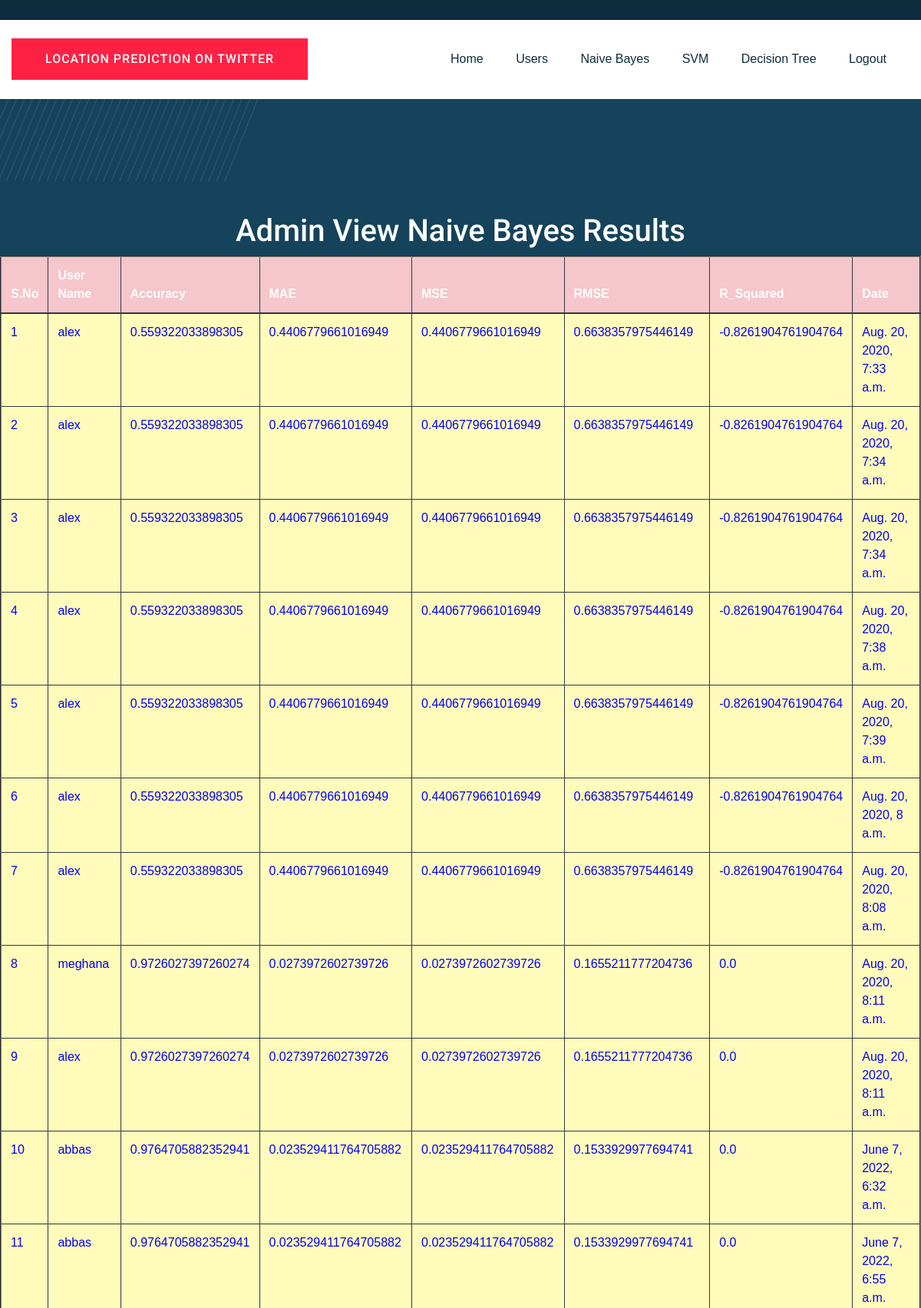
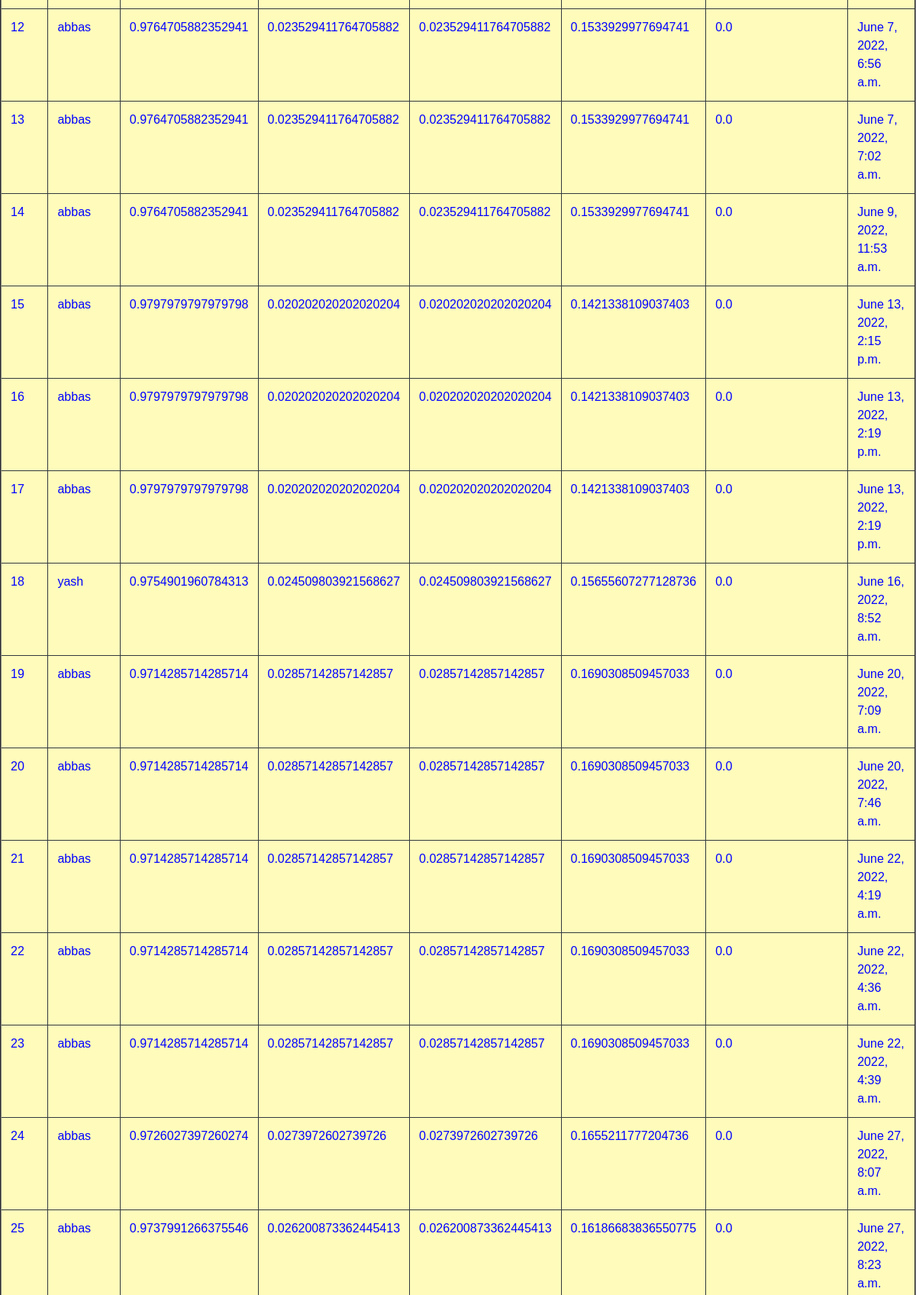
Screenshot of /AdminNaiveBayes/ (upper part) with the database file from the repository (2 pictures, top to bottom).
### users/models.py (models this page shows, shortened)
class UserAlgorithmResultsModel(models.Model):
    username = models.CharField(max_length=100)
    algorithmname = models.CharField(max_length=100)
    accuracy = models.FloatField()
    mae = models.FloatField()
    mse = models.FloatField()
    rmse = models.FloatField()
    r_squared = models.FloatField()
    cdate = models.DateTimeField(auto_now_add=True)
    class Meta:
        db_table = "AlgorithmResults"

### admins/views.py (the view)
# urls.py: path("AdminNaiveBayes/", admins.AdminNaiveBayes, name="AdminNaiveBayes"),
def AdminNaiveBayes(request):
    data = UserAlgorithmResultsModel.objects.filter(algorithmname="Naive Bayes")
    return render(request,'admins/AdminNaiveBayes.html',{'data':data})

### assets/templates/admins/AdminNaiveBayes.html
{%extends 'admins/adminbase.html'%}
{%load static%}
{%block contents%}
    <div class="testimonial-area testimonial-padding" data-background="{%static 'img/gallery/section_bg04.jpg'%}">
        <div class="container ">
            <div class="row d-flex justify-content-center">
                                   <h1><font color="WHITE">Admin View Naive Bayes Results</font></h1>
                                         <table border="2px" class="table table-hover table-dark">
                    <thead>
                    <tr class="table-danger">
                        <th scope="col">S.No</th>
                        <th scope="col">User Name</th>
                        <th scope="col">Accuracy</th>
                        <th scope="col">MAE</th>
                        <th scope="col">MSE</th>
                        <th scope="col">RMSE</th>
                        <th scope="col">R_Squared</th>
                        <th scope="col">Date</th>
                    </tr>
                    </thead>
                    <tbody>
                    {% for i in data %}
                    <tr scope="row" style="color: BLUE; background-color:#FFFCBB">
                        <td>{{forloop.counter}}</td>
                        <td>{{i.username}}</td>
                        <td>{{i.accuracy}}</td>
                        <td>{{i.mae}}</td>
                        <td>{{i.mse}}</td>
                        <td>{{i.rmse}}</td>
                        <td>{{i.r_squared}}</td>
                        <td>{{i.cdate}}</td>
                    </tr>
                    {% endfor %}
                    </tbody>
                </table>
            </div>
        </div>
    </div>
{%endblock%}

### rows the page displays
UserAlgorithmResultsModel: username "alex", accuracy "0.559322033898305", mae "0.4406779661016949", mse "0.4406779661016949", rmse "0.6638357975446149", r_squared "-0.8261904761904764", cdate "Aug. 20, 2020, 7:33 a.m."
UserAlgorithmResultsModel: username "alex", accuracy "0.559322033898305", mae "0.4406779661016949", mse "0.4406779661016949", rmse "0.6638357975446149", r_squared "-0.8261904761904764", cdate "Aug. 20, 2020, 7:34 a.m."
UserAlgorithmResultsModel: username "alex", accuracy "0.559322033898305", mae "0.4406779661016949", mse "0.4406779661016949", rmse "0.6638357975446149", r_squared "-0.8261904761904764", cdate "Aug. 20, 2020, 7:34 a.m."
UserAlgorithmResultsModel: username "alex", accuracy "0.559322033898305", mae "0.4406779661016949", mse "0.4406779661016949", rmse "0.6638357975446149", r_squared "-0.8261904761904764", cdate "Aug. 20, 2020, 7:38 a.m."
UserAlgorithmResultsModel: username "alex", accuracy "0.559322033898305", mae "0.4406779661016949", mse "0.4406779661016949", rmse "0.6638357975446149", r_squared "-0.8261904761904764", cdate "Aug. 20, 2020, 7:39 a.m."
UserAlgorithmResultsModel: username "alex", accuracy "0.559322033898305", mae "0.4406779661016949", mse "0.4406779661016949", rmse "0.6638357975446149", r_squared "-0.8261904761904764", cdate "Aug. 20, 2020, 8 a.m."
UserAlgorithmResultsModel: username "alex", accuracy "0.559322033898305", mae "0.4406779661016949", mse "0.4406779661016949", rmse "0.6638357975446149", r_squared "-0.8261904761904764", cdate "Aug. 20, 2020, 8:08 a.m."
UserAlgorithmResultsModel: username "meghana", accuracy "0.9726027397260274", mae "0.0273972602739726", mse "0.0273972602739726", rmse "0.1655211777204736", r_squared "0.0", cdate "Aug. 20, 2020, 8:11 a.m."
UserAlgorithmResultsModel: username "alex", accuracy "0.9726027397260274", mae "0.0273972602739726", mse "0.0273972602739726", rmse "0.1655211777204736", r_squared "0.0", cdate "Aug. 20, 2020, 8:11 a.m."
UserAlgorithmResultsModel: username "abbas", accuracy "0.9764705882352941", mae "0.023529411764705882", mse "0.023529411764705882", rmse "0.1533929977694741", r_squared "0.0", cdate "June 7, 2022, 6:32 a.m."
UserAlgorithmResultsModel: username "abbas", accuracy "0.9764705882352941", mae "0.023529411764705882", mse "0.023529411764705882", rmse "0.1533929977694741", r_squared "0.0", cdate "June 7, 2022, 6:55 a.m."
UserAlgorithmResultsModel: username "abbas", accuracy "0.9764705882352941", mae "0.023529411764705882", mse "0.023529411764705882", rmse "0.1533929977694741", r_squared "0.0", cdate "June 7, 2022, 6:56 a.m."
UserAlgorithmResultsModel: username "abbas", accuracy "0.9764705882352941", mae "0.023529411764705882", mse "0.023529411764705882", rmse "0.1533929977694741", r_squared "0.0", cdate "June 7, 2022, 7:02 a.m."
UserAlgorithmResultsModel: username "abbas", accuracy "0.9764705882352941", mae "0.023529411764705882", mse "0.023529411764705882", rmse "0.1533929977694741", r_squared "0.0", cdate "June 9, 2022, 11:53 a.m."
UserAlgorithmResultsModel: username "abbas", accuracy "0.9797979797979798", mae "0.020202020202020204", mse "0.020202020202020204", rmse "0.1421338109037403", r_squared "0.0", cdate "June 13, 2022, 2:15 p.m."
UserAlgorithmResultsModel: username "abbas", accuracy "0.9797979797979798", mae "0.020202020202020204", mse "0.020202020202020204", rmse "0.1421338109037403", r_squared "0.0", cdate "June 13, 2022, 2:19 p.m."
UserAlgorithmResultsModel: username "abbas", accuracy "0.9797979797979798", mae "0.020202020202020204", mse "0.020202020202020204", rmse "0.1421338109037403", r_squared "0.0", cdate "June 13, 2022, 2:19 p.m."
UserAlgorithmResultsModel: username "yash", accuracy "0.9754901960784313", mae "0.024509803921568627", mse "0.024509803921568627", rmse "0.15655607277128736", r_squared "0.0", cdate "June 16, 2022, 8:52 a.m."
UserAlgorithmResultsModel: username "abbas", accuracy "0.9714285714285714", mae "0.02857142857142857", mse "0.02857142857142857", rmse "0.1690308509457033", r_squared "0.0", cdate "June 20, 2022, 7:09 a.m."
UserAlgorithmResultsModel: username "abbas", accuracy "0.9714285714285714", mae "0.02857142857142857", mse "0.02857142857142857", rmse "0.1690308509457033", r_squared "0.0", cdate "June 20, 2022, 7:46 a.m."
UserAlgorithmResultsModel: username "abbas", accuracy "0.9714285714285714", mae "0.02857142857142857", mse "0.02857142857142857", rmse "0.1690308509457033", r_squared "0.0", cdate "June 22, 2022, 4:19 a.m."
UserAlgorithmResultsModel: username "abbas", accuracy "0.9714285714285714", mae "0.02857142857142857", mse "0.02857142857142857", rmse "0.1690308509457033", r_squared "0.0", cdate "June 22, 2022, 4:36 a.m."
UserAlgorithmResultsModel: username "abbas", accuracy "0.9714285714285714", mae "0.02857142857142857", mse "0.02857142857142857", rmse "0.1690308509457033", r_squared "0.0", cdate "June 22, 2022, 4:39 a.m."
UserAlgorithmResultsModel: username "abbas", accuracy "0.9726027397260274", mae "0.0273972602739726", mse "0.0273972602739726", rmse "0.1655211777204736", r_squared "0.0", cdate "June 27, 2022, 8:07 a.m."
UserAlgorithmResultsModel: username "abbas", accuracy "0.9737991266375546", mae "0.026200873362445413", mse "0.026200873362445413", rmse "0.16186683836550775", r_squared "0.0", cdate "June 27, 2022, 8:23 a.m."
